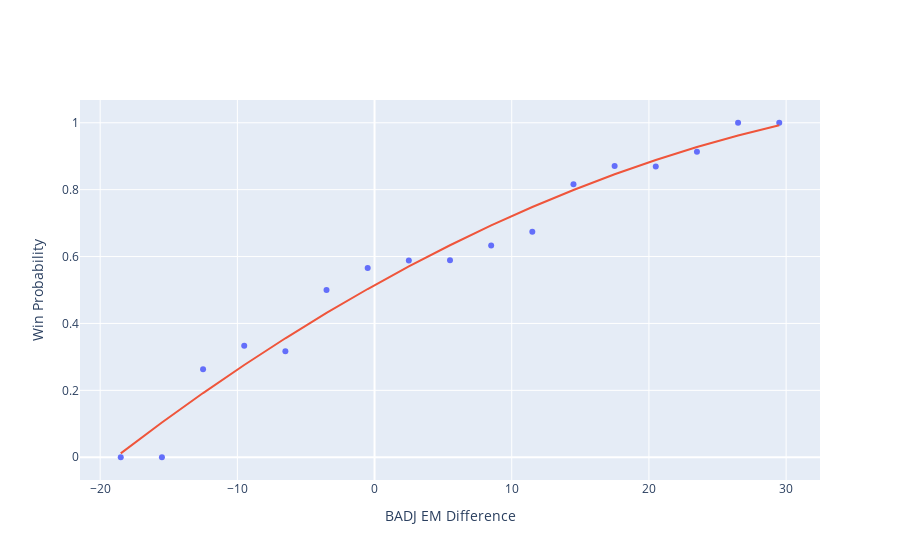

This figure's notebook cell:
### Code cell
fig = go.Figure()
fig.add_trace(go.Scatter(x=odds_df.badjem_diff, y=odds_df.win_odds, mode="markers"))
fig.add_trace(go.Scatter(x=odds_df.badjem_diff, y=ypred, mode="lines"))
fig.update_layout(
    xaxis_title="BADJ EM Difference",
    yaxis_title="Win Probability",
    showlegend=False
)
fig.show()

### Figure 1 — Plotly figure (JSON) as saved in the notebook; plotly's stock layout.template omitted (floating-point values rounded to 4 significant figures)
{"data": [{"mode": "markers", "type": "scatter", "x": [-18.5, -15.5, -12.5, -9.5, -6.5, -3.5, -0.5, 2.5, 5.5, 8.5, 11.5, 14.5, 17.5, 20.5, 23.5, 26.5, 29.5], "y": [0, 0, 0.2632, 0.3333, 0.3171, 0.5, 0.566, 0.5882, 0.5893, 0.6333, 0.6739, 0.8158, 0.871, 0.8696, 0.913, 1, 1]}, {"mode": "lines", "type": "scatter", "x": [-18.5, -15.5, -12.5, -9.5, -6.5, -3.5, -0.5, 2.5, 5.5, 8.5, 11.5, 14.5, 17.5, 20.5, 23.5, 26.5, 29.5], "y": [0.0117, 0.1039, 0.1919, 0.2759, 0.3557, 0.4314, 0.5029, 0.5704, 0.6338, 0.693, 0.7481, 0.7991, 0.8459, 0.8887, 0.9273, 0.9619, 0.9923]}], "layout": {"showlegend": false, "xaxis": {"title": {"text": "BADJ EM Difference"}}, "yaxis": {"title": {"text": "Win Probability"}}}}
